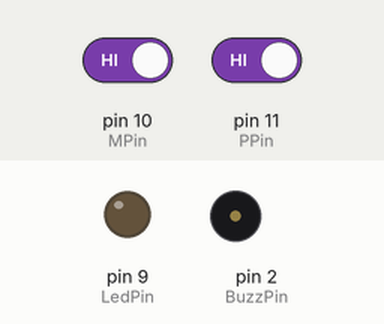
This sketch was run on a simulated Arduino Uno, built with avr-gcc and run on an emulated ATmega328P. Shown: output pins drawn as LEDs (lit = HIGH), buzzer (waves = sounding, pin HIGH). The test bench sets the inputs (shaded band); at power-on: pin 10 (MPin) HIGH, pin 11 (PPin) HIGH.

Above: at 3.8 s.
3.9 s: pin 10 (MPin) driven LOW
At 4.8 s:
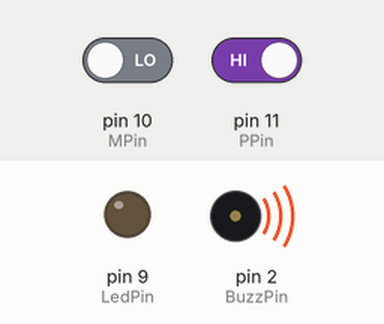
8.9 s: pin 11 (PPin) driven LOW
At 16.2 s:
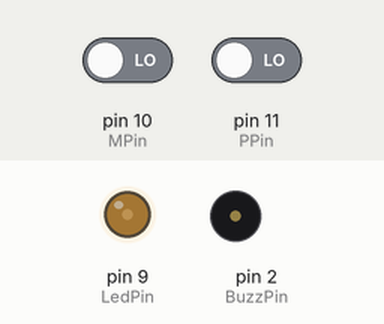
18.9 s: pin 11 (PPin) driven HIGH
23.9 s: pin 10 (MPin) driven HIGH
At 24.6 s:
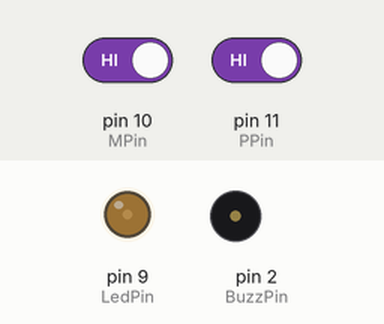
Timing chart, 0 to 26.9 s (numbered marks = the images above; inputs shaded):
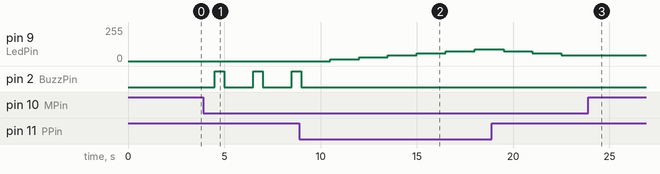

Measured:
- after the input at 3.9 s, pin 2 (BuzzPin): alternates HIGH for 0.50 s and LOW for 1.5 s, starting after 0.60 s
- after the input at 8.9 s, pin 9 (LedPin): moves from 0/255 to 90/255 over 7.5 s, starting after 1.6 s; pin 2 (BuzzPin): goes on until 9.0 s, then stays LOW
- after the input at 23.9 s, pin 9 (LedPin): stays 45/255 (without the input it goes to 30/255 after 0.10 s)

The sketch:

prog_Push_Buttons_Dimmable_LED.ino
```cpp
int BuzzPin=2;
int LedPin=9;
int OutPins[]={BuzzPin,LedPin};
int PPin=11;
int MPin=10;
int InPins[]={PPin,MPin};
int PVal;
int MVal;
int NumReads=2;
int LVal=0;
int dt1=1500;
int dt2=500;
////////////////////////////////
void setup() {
  Serial.begin(9600);
  for (int j=0;j<NumReads;j++){
    pinMode(OutPins[j],OUTPUT);
  }

  for (int j=0;j<NumReads;j++){
    pinMode(InPins[j],INPUT);
  }
}
////////////////////////////////
void loop() {
  PVal=digitalRead(PPin);
  MVal=digitalRead(MPin);
  if (PVal==0){
      LVal=LVal+15;

  }
  else if (MVal==0) {
      LVal=LVal-15;

  }

  if(LVal>255){
    for(int j=0;j<3;j++){
      digitalWrite(BuzzPin,HIGH);
      delay(dt2);
      digitalWrite(BuzzPin,LOW);
      delay(dt2);
    }
    LVal=255;
  }
  else if (LVal<0){
    digitalWrite(BuzzPin,HIGH);
    delay(dt2);
    digitalWrite(BuzzPin,LOW);
    LVal=0;
  }

  analogWrite(LedPin,LVal);
  delay(dt1);
}
```
